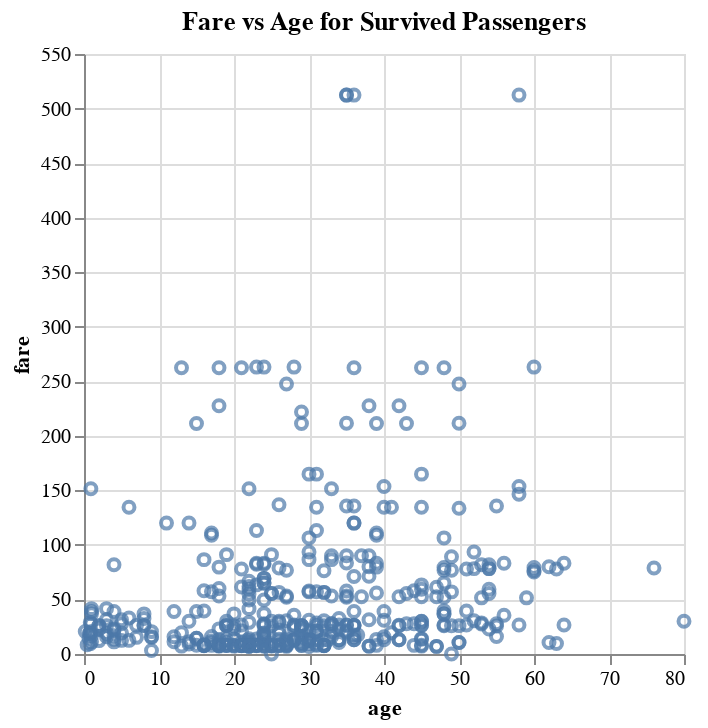

Notebook cell for this chart:
### Code cell
# prompt: Using dataframe df: data continu

import altair as alt

# Filter the DataFrame to include only rows where 'survived' is 1
df_survived = df[df['survived'] == 1]

# Create a scatter plot of 'fare' vs 'age' for the survived passengers
chart = alt.Chart(df_survived).mark_point().encode(
    x='age',
    y='fare'
).properties(
    title='Fare vs Age for Survived Passengers'
)

# Display the chart
chart

### Figure 1 — Vega-Lite specification as saved in the notebook (floating-point values rounded to 4 significant figures; data arrays with more than 128 entries replaced by an {"elided": "..."} marker saying what was removed)
{"config": {"view": {"continuousWidth": 300, "continuousHeight": 300}}, "data": {"name": "data-9d863ff7f47d9bf2d3899d98a9c0336d"}, "mark": {"type": "point"}, "encoding": {"x": {"field": "age", "type": "quantitative"}, "y": {"field": "fare", "type": "quantitative"}}, "title": "Fare vs Age for Survived Passengers", "$schema": "https://vega.github.io/schema/vega-lite/v5.20.1.json", "datasets": {"data-9d863ff7f47d9bf2d3899d98a9c0336d": {"elided": "502 records"}}}
